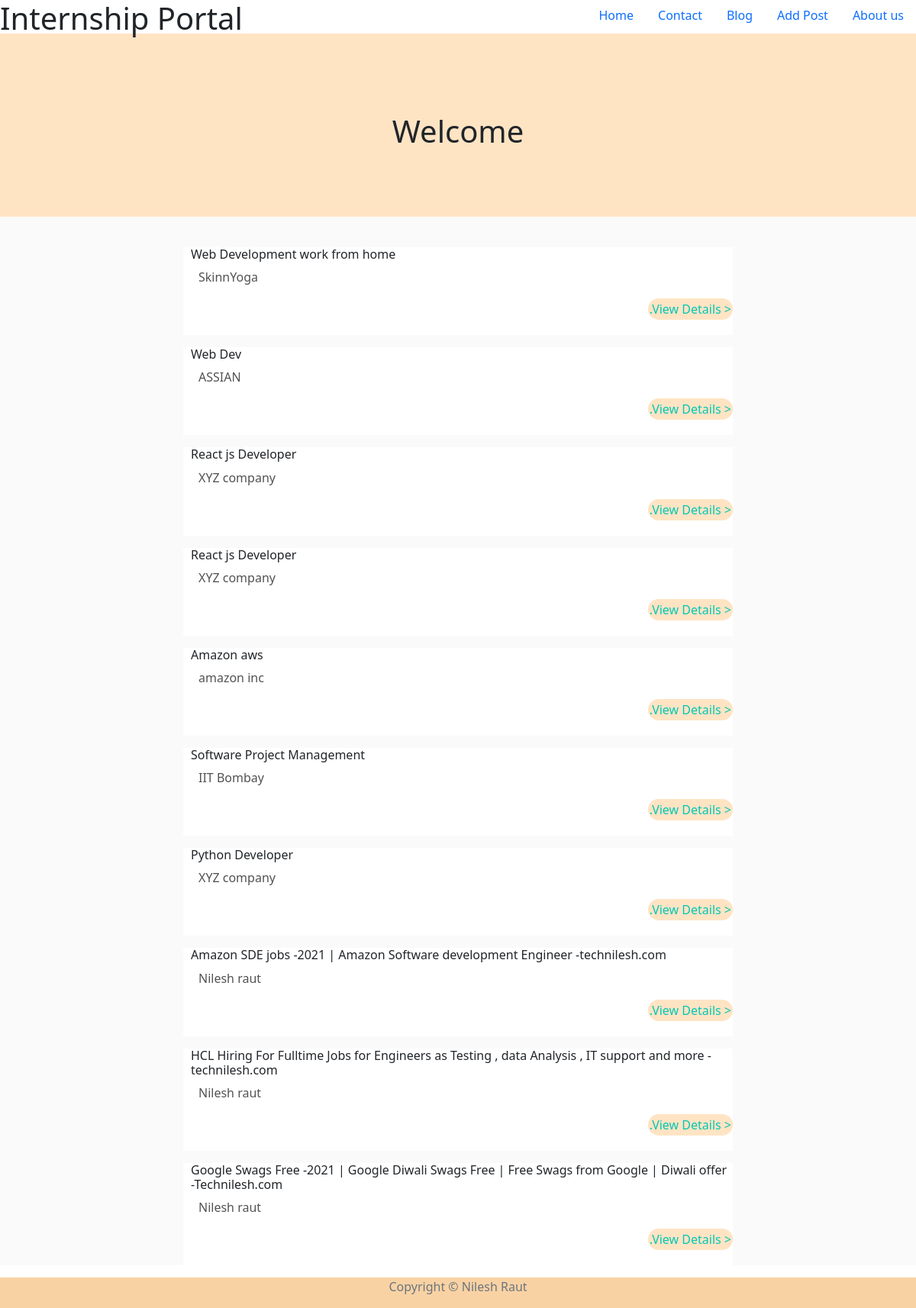
The page / on the database its author committed.
### tables this page shows
CREATE TABLE Int_info (id INTEGER PRIMARY KEY AUTOINCREMENT, title TEXT NOT NULL, subtitle TEXT NOT NULL, des TEXT NOT NULL, link TEXT  NOT NULL);

### app.py (the view)
@app.route('/')
def index():
    connection = sqlite3.connect("intern_detials.db")
    connection.row_factory = sqlite3.Row
    cursor = connection.cursor()
    cursor.execute("select * from Int_Info ORDER BY id DESC")
    rows = cursor.fetchall()
    return render_template('index.html',rows=rows)

### templates/index.html (shortened to what this page needs)
<!doctype html>
<html lang="en">
<head>
    <link href="https://cdn.jsdelivr.net/npm/bootstrap@5.1.3/dist/css/bootstrap.min.css" rel="stylesheet">
</head>
<body>
    <h1 style="float: left;">Internship Portal</h1>
    <ul class="nav justify-content-end">
        <li class="nav-item">
            <a class="nav-link active" href="/">Home</a>
        </li>
        <li class="nav-item">
            <a class="nav-link" href="/contact">Contact</a>
        </li>
        <li class="nav-item">
            <a class="nav-link" href="technilesh.com">Blog</a>
        </li>
        <li class="nav-item">
            <a class="nav-link active" href="/asdfghjkl">Add Post</a>
        </li>
        <li class="nav-item">
            <a class="nav-link " href="/about_us">About us</a>
        </li>
    </ul>
    <div class="c">
        <h1 style="   text-align: center;margin: 4px; padding-top:13vh ">Welcome</h1>
    </div>
    <div class="jumbotron">
        <br> {% for row in rows %}
        <div style="background-color:white;">
            <p>
                <h2 style="padding-left: 10px;    font-size: inherit;">{{row["title"]}}</h2>
                <p style="padding-left: 20px;color:#525252">{{row["subtitle"]}}</p>
                <a style="    background-color: bisque;    float: right;    width: auto;    padding: 2px;    text-decoration: none;    color: #00c7b4;    border-radius: 16px;" href="/post/{{ row[ 'id'] }}">.View Details ></a>
                <br><br></p>
        </div>
        {% endfor %}
    </div>
    <footer style=" background-color: #f9d2a4;">
        <div class="container">
            <div class="row">
                <div class="col-lg-8 col-md-10 mx-auto">
                    <p class="copyright text-muted">Copyright &copy; Nilesh Raut</p>
                </div>
            </div>
        </div>
    </footer>
</body>
</html>

### templates/index.html (style rules this page uses)
.c { width: 100%; height: 30vh; background-color: bisque; }
.container { background-color: #f9d2a4; text-align: center; }
.jumbotron { padding-left: 20%; padding-right: 20%; background-color: #fafafa; }

### rows shown on the page
Int_info: title "Web Development work from home", subtitle "SkinnYoga"
Int_info: title "Web Dev", subtitle "ASSIAN"
Int_info: title "React js Developer", subtitle "XYZ company"
Int_info: title "React js Developer", subtitle "XYZ company"
Int_info: title "Amazon aws", subtitle "amazon inc"
Int_info: title "Software Project Management", subtitle "IIT Bombay"
Int_info: title "Python Developer", subtitle "XYZ company"
Int_info: title "Amazon SDE jobs -2021 | Amazon Software development Engineer -technilesh.com", subtitle "Nilesh raut"
Int_info: title "HCL Hiring For Fulltime Jobs for Engineers as Testing , data Analysis , IT support and more -technilesh.com", subtitle "Nilesh raut"
Int_info: title "Google Swags Free -2021 | Google Diwali Swags Free | Free Swags from Google | Diwali offer -Technilesh.com", subtitle "Nilesh raut"
